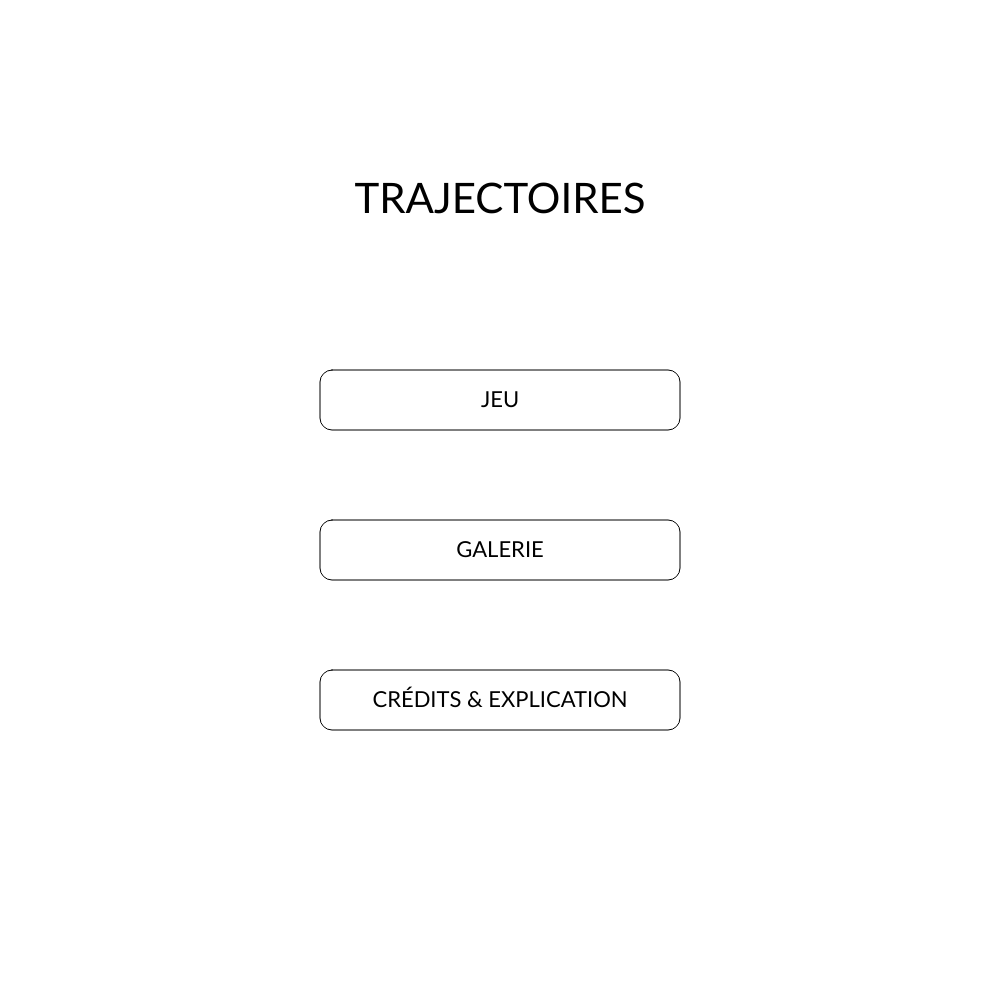
Frame 1 (no input)
Frame 60 (no input): identical to frame 1, image omitted
Frame 120 (the mouse pressed at the canvas centre since frame 60): identical to frame 1, image omitted

The p5.js sketch that drew this single still picture (run headless with seeded random() and noise() and a simulated clock; from frame 60 on, the mouse is pressed at the canvas centre):

// p5.js sketch
// ── sketch.js
// =======================
// TRAJECTOIRES 
// =======================


// =======================
// VARIABLES GLOBALES
// =======================

let gameState = "MENU"; // état de l'app

let canvasSize; // taille du canvas carré
let cnv; // référence canvas

let characters = []; // liste des bonhommes
let points = []; // 4 points colorés

let waitStart; // timer attente
let startTime; // chrono début
let endTime; // chrono fin

let traceLayer; // calque traces permanentes
let screenshotImg; // image finale


// =======================
// SETUP
// =======================

function setup() {

  canvasSize = windowHeight; // carré = hauteur écran
  cnv = createCanvas(canvasSize, canvasSize);

  traceLayer = createGraphics(canvasSize, canvasSize); // calque traces

  textFont("Lato"); // police lisible
  textStyle(NORMAL);

  initPoints(); // crée points
  centerCanvas(); // centre écran
  
  traceLayer.strokeCap(ROUND);

}


// =======================
// CENTRAGE CANVAS
// =======================

function centerCanvas() {
  let x = (windowWidth - width) / 2;
  let y = (windowHeight - height) / 2;
  cnv.position(x, y);
}


// =======================
// REDIMENSION
// =======================

function windowResized() {

  let s = windowHeight;

  resizeCanvas(s, s);

  traceLayer = createGraphics(s, s);

  initPoints();
  centerCanvas();
}


// =======================
// DRAW LOOP
// =======================

function draw() {

  background(240);

  if (gameState === "MENU") drawMenu();
  if (gameState === "JEU_WAIT") drawGame(false);
  if (gameState === "JEU_RUN") drawGame(true);
  if (gameState === "JEU_FIN") drawGameEnd();
  if (gameState === "GALERIE") drawGalerie();
  if (gameState === "CREDITS") drawCredits();
}


// =======================
// MENU
// =======================

function drawMenu() {

  background(255);

  fill(0);
  textAlign(CENTER, CENTER);
  textSize(42);

  text("TRAJECTOIRES", width/2, height*0.2);

  drawButton("JEU", height*0.4);
  drawButton("GALERIE", height*0.55);
  drawButton("CRÉDITS & EXPLICATION", height*0.7);
}


// =======================
// BOUTON GENERIQUE
// =======================

function drawButton(label, y) {

  let w = 360;
  let h = 60;
  let x = width/2;

  let hover =
    mouseX > x-w/2 &&
    mouseX < x+w/2 &&
    mouseY > y-h/2 &&
    mouseY < y+h/2;

  fill(hover ? 180 : 255);
  stroke(0);

  rectMode(CENTER);
  rect(x, y, w, h, 12);

  noStroke();
  fill(0);
  textSize(22);
  text(label, x, y);
}


function overButton(y) {
  return mouseX > width/2-180 &&
         mouseX < width/2+180 &&
         mouseY > y-30 &&
         mouseY < y+30;
}


// =======================
// LANCER PARTIE
// =======================

function startGame() {

  characters = [];
  traceLayer.clear();

  for (let i=0; i<100; i++) {
    characters.push(new Character());
  }

  waitStart = millis();
  gameState = "JEU_WAIT";
}


// =======================
// JEU
// =======================

function drawGame(active) {

  image(traceLayer,0,0);

  // points colorés
  for (let p of points) {
    fill(p.color);
    ellipse(p.x,p.y,40);
  }

  // attente 1s
  if (!active && millis()-waitStart > 1000) {
    startTime = millis();
    gameState = "JEU_RUN";
  }

  let alive = false;

  for (let c of characters) {
    c.update(active);
    c.display();
    if (c.visible) alive = true;
  }

  // fin
  if (active && !alive) {
    endTime = millis();
    screenshotImg = get();
    gameState = "JEU_FIN";
  }
}


// =======================
// FIN
// =======================

function drawGameEnd() {

  // ======================
  // 1 — fond figé plein écran
  // ======================
  image(screenshotImg, 0, 0, width, height);


  // ======================
  // 2 — voile noir 50% opacité
  // ======================
  rectMode(CORNER);//defini que le coin du voile est au coin du canva
  fill(0, 130); // noir + alpha
  noStroke();
  rect(0, 0, windowWidth, windowHeight);//(coordoné x point de depart, coordone en y du debut du rectangle, largeur, hauteur)


  // ======================
  // 3 — screenshot plus petit (50%)
  // ======================
  let scale = 0.50; // taille 50%

  let w = width * scale;
  let h = height * scale;

  let x = (width - w) / 2; // centrage
  let y = (height - h) / 2;

  image(screenshotImg, x, y, w, h);


  // ======================
  // 4 — texte temps
  // ======================
  fill(255);
  textAlign(CENTER);

  textSize(28);

  let t = ((endTime - startTime) / 1000).toFixed(2);

  text("Temps : " + t + " s", width/2, y - 25); // au-dessus de l'image


  // ======================
  // 5 — boutons fixes
  // ======================
  drawButton("REJOUER", height*0.1);
  drawButton("MENU", height*0.9);
}



// =======================
// GALERIE (placeholder)
// =======================

function drawGalerie() {

  background(100);

  fill(255);
  textAlign(CENTER);
  textSize(30);

  text("GALERIE (à connecter à Supabase)", width/2, height/2);

  drawButton("MENU", height-60);
}


// =======================
// CREDITS
// =======================

function drawCredits() {

  background(255); // fond blanc

  fill(20); // couleur texte sombre

  textAlign(CENTER, TOP); // centrage horizontal
  textSize(28);

  // ----- Titre -----
  text("Crédits & Explications", width/2, 40);


  // ----- Texte principal -----
  textSize(16);

  let margin = 80; // marge gauche/droite
  let boxWidth = width - margin*2; // largeur du bloc texte

  text(
    "Trajectoires est une œuvre interactive générative où des entités colorées suivent une destination imposée tandis que le joueur peut perturber leurs parcours.\n\n" +
    "Chaque déplacement laisse une trace permanente, transformant l’espace en mémoire visuelle des interactions.\n\n" +
    "Chaque partie produit ainsi une composition unique, entre contrôle, hasard et empreinte du geste humain.\n\n" +
    "Outils : JavaScript, p5.js, Vercel, Github, ChatGPT\n" +
    "Auteur : Pernet solène et GPT\n" +
    "Année : 2026",

    width/2,   // centré
    120,       // hauteur départ
    boxWidth   // largeur max (wrap auto)
  );


  // ----- Bouton -----
  drawButton("MENU", height-60);
}

// =======================
// POINTS
// =======================

function initPoints() {

  points = [
    {x:width/2,y:40,color:color(255,0,0)},
    {x:width/2,y:height-40,color:color(0,0,255)},
    {x:40,y:height/2,color:color(0,255,0)},
    {x:width-40,y:height/2,color:color(255,255,0)}
  ];
}


// =======================
// CLASSE PERSONNAGE
// =======================

class Character {

  constructor(){

    this.x=random(width);
    this.y=random(height);

    this.point=random(points); // destination

    const palette=[points[0].color,points[1].color,points[2].color,points[3].color];

    this.color=random(palette); // couleur indépendante

    this.visible=true;
    this.isDragged=false;

    this.speed=0.5;
  }

  update(active){

    if(!this.visible) return;

    // drag
    if(this.isDragged){
     traceLayer.stroke(0);
     traceLayer.strokeWeight(2); // épaisseur noire
     traceLayer.line(this.x,this.y,mouseX,mouseY);
      this.x=mouseX;
      this.y=mouseY;
      return;
    }

    if(!active) return;

    // trace colorée
    traceLayer.stroke(this.color);
    traceLayer.strokeWeight(2); // épaisseur couleur
    traceLayer.point(this.x,this.y);

    let dx=this.point.x-this.x;
    let dy=this.point.y-this.y;

    let d=sqrt(dx*dx+dy*dy);

    if(d>this.speed){
      this.x+=dx/d*this.speed;
      this.y+=dy/d*this.speed;
    }else{
      this.visible=false;
    }
  }

  display(){
    if(!this.visible) return;
    noStroke();
    fill(this.color);
    ellipse(this.x,this.y,14);
  }
}

// =======================
// INTERACTIONS SOURIS
// =======================

function mousePressed(){

  if(gameState==="MENU"){
    if(overButton(height*0.4)) startGame();
    if(overButton(height*0.55)) gameState="GALERIE";
    if(overButton(height*0.7)) gameState="CREDITS";
  }

  if(gameState==="JEU_RUN"||gameState==="JEU_WAIT"){
    for(let c of characters){
      if(c.visible && dist(mouseX,mouseY,c.x,c.y)<16){
        c.isDragged=true;
      }
    }
  }

  if(gameState==="JEU_FIN"){
    if(overButton(height*0.1)) startGame();
    if(overButton(height*0.9)) gameState="MENU";
  }

  if(gameState==="CREDITS" && overButton(height-60)) gameState="MENU";
  if(gameState==="GALERIE" && overButton(height-60)) gameState="MENU";
}


function mouseReleased(){
  for(let c of characters) c.isDragged=false;
}

// =======================
// INTERACTIONS TACTILES
// =======================

function touchStarted(){
  mousePressed();   // réutilise EXACTEMENT ton code souris
  return false;     // bloque scroll iPad
}

function touchEnded(){
  mouseReleased();  // réutilise EXACTEMENT ton code souris
  return false;
}
